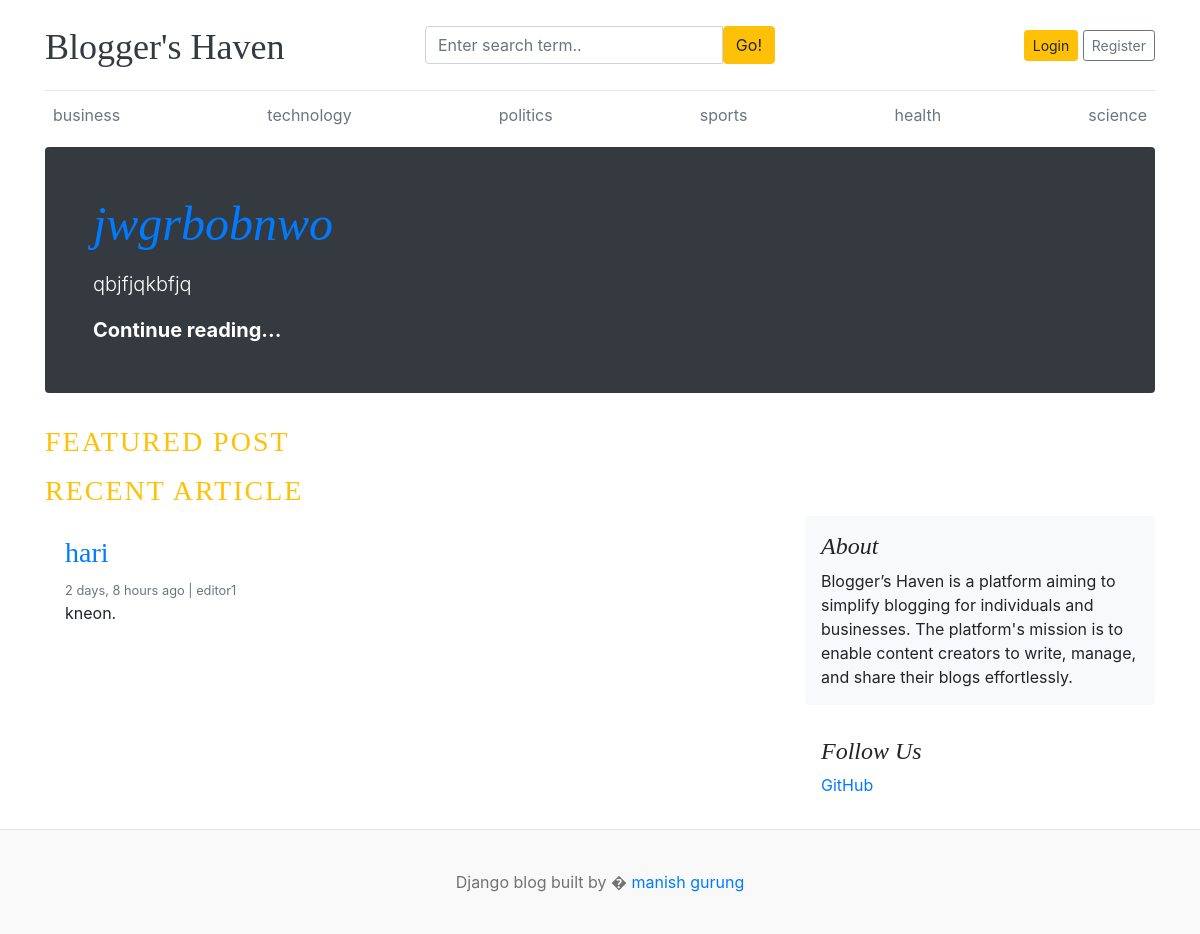
The app's page /, older data.
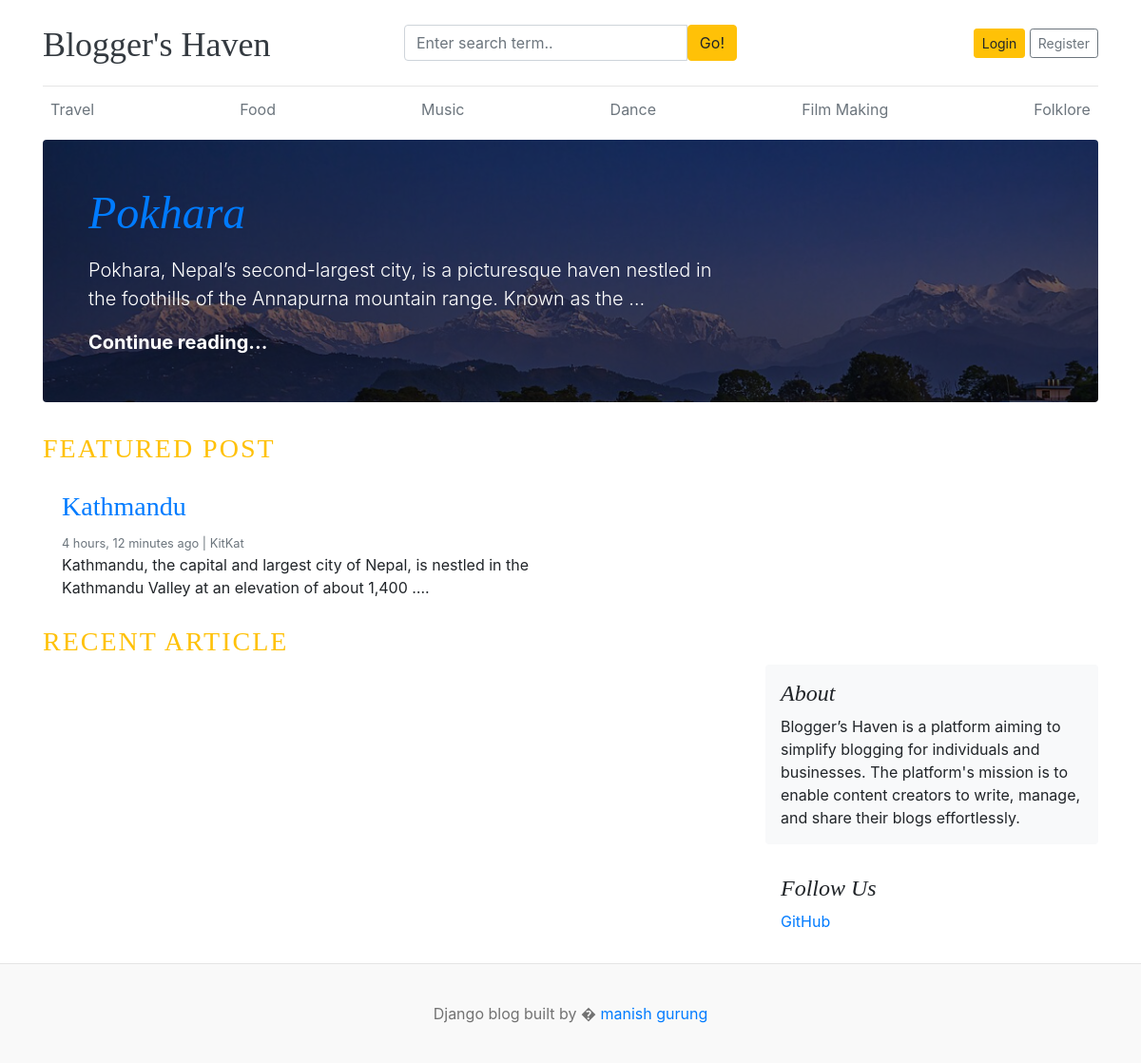
The same page, newer data.
### blogs/models.py (models this page shows, shortened)
class Category(models.Model):
    Category_name = models.CharField(max_length=50, unique=True)
    created_at = models.DateTimeField(auto_now_add=True)
    updated_at = models.DateTimeField(auto_now=True)
    class Meta:
        verbose_name_plural = 'Categories'

class Blogs(models.Model):
    title = models.CharField(max_length=100, unique=True)
    slug = models.SlugField(unique=True, blank=True)
    category = models.ForeignKey(Category, on_delete=models.CASCADE)
    author = models.ForeignKey(User, on_delete=models.CASCADE)
    blog_image = models.ImageField(upload_to='upload/%y/%m/%d')
    short_description = models.TextField(max_length=2000)
    blog_body = models.TextField(max_length=3000)
    status = models.CharField(max_length=100,choices=STATUS_CHOICE, default='draft')
    is_featured = models.BooleanField(default=False)
    created_at = models.DateTimeField(auto_now_add=True)
    updated_at = models.DateTimeField(auto_now=True)
    class Meta:
        verbose_name_plural = 'Blogs'

### blog_main/views.py (the view)
# urls.py: 2. Add a URL to urlpatterns:  path('', views.home, name='home')
def home(request):
    categories = Category.objects.all()
    featured_post = Blogs.objects.filter(is_featured=True, status='published')
    posts = Blogs.objects.filter(is_featured=False, status='published')
    context = {
        'categories' : categories,
        'featured_post' : featured_post,
        'posts' : posts
    }
    return render(request,'home.html', context)

### blogs/context_processors.py (called while the page is built)
def get_categories(request):
    categories= Category.objects.all()
    return dict(categories=categories)

### templates/home.html
{% extends 'base.html' %}
{% block content %}
{% for post in featured_post %}
  {% if forloop.first %}
<div class="jumbotron p-3 p-md-5 text-white rounded bg-dark" style="background-image: url({{post.blog_image.url}});background-blend-mode: overlay;background-size:cover;">
    <div class="col-md-8 px-0">
      <h1 class="display-4 font-italic"><a href="{% url 'blogs' post.slug %}">{{post.title}}</a></h1>
      <p class="lead my-3">{{post.short_description | truncatewords:20 }}</p>
      <p class="lead mb-0"><a href="#" class="text-white font-weight-bold">Continue reading...</a></p>
    </div>
  </div>
  {% endif %}
  {% endfor %}
   <h3 class="text-uppercase text-warning" style="letter-spacing: 2px;">Featured post</h3>
  <div class="row mb-2">
    {% for post in featured_post %}
      {% if not forloop.first %}
    <div class="col-md-6">
      <div class="card border-0" >
        <div class="card-body">
          <h3><a href="{% url 'blogs' post.slug %} ">{{ post.title }}</a></h3>
          <small class="mb-1 text-muted">{{ post.created_at | timesince }} ago | {{ post.author }}</small>
          <p class="card-text">{{ post.short_description | truncatewords:20 }}.</p>
        </div>
      </div>
    </div>
      {% endif %}
    {% endfor %}
  </div>
  <h3 class="text-uppercase text-warning" style="letter-spacing: 2px;">Recent article</h3>
  <main role="main" class="container p-0">
    <div class="row">
      <div class="col-md-8 blog-main">
        {% for post in posts %}
        <div class="card border-0" >
          <div class="card-body">
            <h3><a href="{% url 'blogs' post.slug %}">{{ post.title }}</a></h3>
            <small class="mb-1 text-muted">{{ post.created_at | timesince }} ago | {{ post.author }}</small>
            <p class="card-text">{{ post.short_description | truncatewords:20 }}.</p>
          </div>
        </div>
        {% endfor %}
      </div>
      <aside class="col-md-4 blog-sidebar">
        <div class="p-3 mb-3 bg-light rounded">
          <h4 class="font-italic">About</h4>
          <p class="mb-0"> Blogger’s Haven is a platform aiming to simplify blogging for individuals and businesses. The platform's mission is to enable content creators to write, manage, and share their blogs effortlessly.</p>
        </div>
        <div class="p-3">
          <h4 class="font-italic">Follow Us</h4>
          <ol class="list-unstyled">
            <li><a href="#">GitHub</a></li>
          </ol>
        </div>
      </aside>
    </div>
  </main>
</div>
{% endblock %}

### templates/base.html
{% include 'header.html' %}
{% block content %}
{% endblock %}
{% include 'footer.html' %}

### templates/header.html (shortened to what this page needs)
{% load static %}
<!DOCTYPE html>
<html lang="en">
<head>
    <link href="https://getbootstrap.com/docs/4.0/dist/css/bootstrap.min.css" rel="stylesheet">
    <link href="{% static 'css/blog.css' %}" rel="stylesheet">
    <link rel="stylesheet" href="https://cdnjs.cloudflare.com/ajax/libs/font-awesome/7.0.0/css/fontawesome.min.css" />
    <link rel="stylesheet" href="https://cdnjs.cloudflare.com/ajax/libs/font-awesome/4.7.0/css/font-awesome.min.css">
  </head>
<body>
    <div class="container">
      <header class="blog-header py-3">
        <div class="row flex-nowrap justify-content-between align-items-center">
          <div class="col-lg-4 pt-1">
            <a class="blog-header-logo text-dark" href="/">Blogger's Haven</a>
          </div>
          <div class="col-4">
            <form action="{% url 'search' %}" method="get">
              <div class="input-group">
                <input class="form-control" name="keyword" type="text" placeholder="Enter search term.." aria-label="Enter search term.."aria-describedby="button-search" />
                <button type="submit" class="btn btn-warning" id="button-search" type="button">Go!</button>
              </div>
            </form>
          </div>
          <div class="col-4 d-flex justify-content-end align-items-center">
            {% if not user.is_authenticated %}
            <a class="btn btn-sm btn-warning" href="{% url 'login' %}">Login</a> &nbsp;
            <a class="btn btn-sm btn-outline-secondary" href="{% url 'register' %}">Register</a>
              {% else %}
                <span><a href="{% url 'dashboard' %}" class="btn btn-warning">Dashboard</a></span> &nbsp;
                <span><a href="{% url 'logout' %}">Logout</a></span>
            {% endif %}
          </div>
        </div>
      </header>
      <div class="nav-scroller py-1 mb-2">
        <nav class="nav d-flex justify-content-between">
          {% for cat in categories %}
          <a class="p-2 text-muted" href="{% url 'posts_by_category' cat.id %}">{{ cat.Category_name }}</a>
          {% endfor %}
        </nav>
      </div>

### templates/footer.html
<footer class="blog-footer">
  <p>Django blog built by � <a href="#">manish gurung</a></p>
</footer>

### static/css/blog.css (style rules this page uses)
.blog-header { border-bottom: 1px solid #e5e5e5; }
.blog-header-logo { font-family: "Playfair Display", Georgia, "Times New Roman", serif; font-size: 2.25rem; }
h1, h2, h3, h4, h5, h6 { font-family: "Playfair Display", Georgia, "Times New Roman", serif; }
.display-4 { font-size: 2.5rem; }
@media (min-width: 768px) { .display-4 { font-size: 3rem; } }
.blog-footer { padding: 2.5rem 0; color: #727272; text-align: center; background-color: #f9f9f9; border-top: .05rem solid #e5e5e5; }
.blog-footer p:last-child { margin-bottom: 0; }

Row changes from the older to the newer data that the page shows:
removed Category: Category_name "business"
removed Category: Category_name "technology"
removed Category: Category_name "politics"
removed Category: Category_name "sports"
removed Category: Category_name "health"
removed Category: Category_name "science"
removed Blogs: title "jwgrbobnwo", short_description "qbjfjqkbfjq"
removed Blogs: title "hari", created_at "2 days, 8 hours", author "editor1", short_description "kneon", shown under "RECENT ARTICLE"
added Category: Category_name "Travel"
added Category: Category_name "Food"
added Category: Category_name "Music"
added Category: Category_name "Dance"
added Category: Category_name "Film Making"
added Category: Category_name "Folklore"
added Blogs: blog_image (picture), title "Pokhara", short_description "Pokhara, Nepal’s second-largest city, is a picturesque haven nestled in the foothills of the Annapurna mountain range. Known as the …"
added Blogs: title "Kathmandu", created_at "4 hours, 12 minutes", author "KitKat", short_description "Kathmandu, the capital and largest city of Nepal, is nestled in the Kathmandu Valley at an elevation of about 1,400 …", shown under "FEATURED POST"
